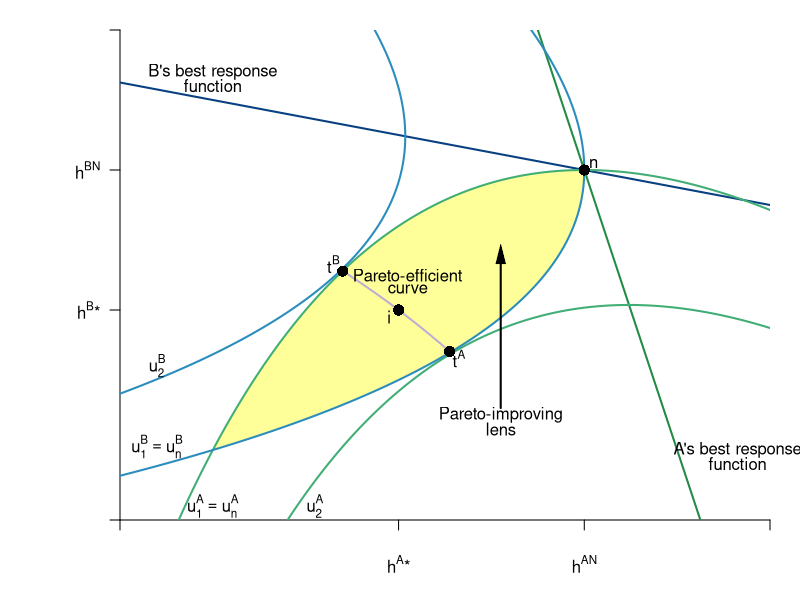

Here is the R script that generated this plot:
library(shape)
library(plotrix)
pdf(file = "coordination_failures/coord_brfs_cournot_zoom_ed/coord_brfs_cournot_zoom_ed.pdf", width = 9, height = 7)

#Set parameters for graphics
axislabelsize <- 1.5
graphlinewidth <- 2
segmentlinewidth <- 1.5

COL <- c("#7fc97f", "#beaed4", "#fdc086", "#ffff99", "#386cb0", "#f0027f", "#bf5b17", "#666666")
COLA <- c("#99d8c9","#66c2a4","#41ae76", "#238b45", "#005824")
COLB <- c("#4eb3d3", "#2b8cbe", "#0868ac","#084081")

par(mar =  c(4, 6, 1.5, 1.5))

uA <- function(ea, eb, alpha = 30, beta = 1/2) {
  (alpha - beta*(ea+eb))*ea - 0.5*(ea)^2
}

uB <- function(ea, eb, alpha = 30, beta = 1/2) {
  (alpha - beta*(ea+eb))*eb - 0.5*(eb)^2
}

brfB <- function(ea, alpha = 30, beta = 1/2) {
  (alpha - beta*ea)/(1 + 2*beta)
}

brfA <- function(ea, alpha = 30, beta = 1/2) {
  (alpha - ea*(1 + 2*beta))/(beta)
}

brfPE <- function(ea, alpha = 30, beta = 1/8) {
  alpha*(1 - beta*ea)
}

hANE <- function(alpha, beta = 1/2){
  alpha/(1 + 3*beta)
}

hApEff <- function(alpha, beta = 1/2){
  alpha/(2 + 4*beta)
}

hApEff2 <- function(alpha, beta = 1/2){
  alpha/(1 + 4*beta)
}

intercept1 <- function(alpha, beta = 1/2){
  alpha/(1 + 2*beta)
}

PEC <- function(ea, alpha = 30, beta = 1/2){
  a = beta*(1+2*beta);
  b = -alpha*(1+3*beta)+(1+2*beta)^2*ea;
  c = alpha^2 - alpha*(1+3*beta)*ea+ beta*(1+2*beta)*ea^2
  delta = b^2-4*a*c
  return((-b-sqrt(delta))/(2*a))
}


indiffA <- function(ea, alpha = 30, beta = 1/2, uA = 144) {
  (alpha*ea - beta*(ea)^2 - 0.5*(ea)^2 - uA)/(beta*ea)
}

indiffBroot1 <- function(ea, alpha = 30, beta = 30, uB = 144){
  (-sqrt(alpha^2 - 2*alpha*beta*ea + beta^2*ea^2 - 4*beta*uB - 2*uB) + alpha - beta*ea)/(2*beta + 1)
}

indiffBroot2 <- function(ea, alpha = 30, beta = 30, uB = 144){
  (sqrt(alpha^2 - 2*alpha*beta*ea + beta^2*ea^2 - 4*beta*uB - 2*uB) + alpha - beta*ea)/(2*beta + 1)
}


indiffB <- function(eb, alpha = 30, beta = 1/2, uB = 144) {
  (alpha*eb - uB - 0.5*eb^2)/(alpha*beta*eb)
}

indiffB2 <- function(ea, alpha = 30, beta = 1/2, uB = 144) {
  sqrt(alpha^2*(beta*ea - 1)^2 - 2*uB) - alpha*beta*ea + alpha
}

indiffB3 <- function(ea, alpha = 30, beta = 1/2, uB = 144) {
  -sqrt(alpha^2*(beta*ea - 1)^2 - 2*uB) - alpha*beta*ea + alpha
}


xlims <- c(7, 14)
ylims <- c(7, 14)

npts <- 501 
x <- seq(xlims[1], xlims[2], length.out = npts)
y <- seq(ylims[1], ylims[2], length.out = npts) 
a <- c(uA(hANE(alpha = 30, beta = 1/2), hANE(alpha = 30, beta = 1/2)), 
       #uA(hApEff2(alpha = 30, beta = 1/2), hApEff2(alpha = 30, beta = 1/2)),
       155.8)
b <- c(uA(hANE(alpha = 30, beta = 1/2),hANE(alpha = 30, beta = 1/2)), 
       #uB(hApEff2(alpha = 30, beta = 1/2), hApEff2(alpha = 30, beta = 1/2)), 
       155.8)


plot(0, 0, xlim = xlims, ylim = ylims, type = "n",
     xlab = expression(paste("")),
     ylab = expression(paste("")), 
     xaxt = "n", 
     yaxt = "n", 
     cex.lab = axislabelsize, 
     bty = "n",
     xaxs="i", 
     yaxs="i")

ticksy <- c(ylims[1], hApEff2(alpha = 30), hANE(alpha = 30), intercept1(alpha = 30), ylims[2])
ylabels <- c(NA, expression(paste(h^B,"*")), expression(paste(h^{BN})), expression(paste(frac(alpha, 1 + 2*beta))), NA)
ticksx <- c(xlims[1], hApEff2(alpha = 30), hANE(alpha = 30), intercept1(alpha = 30), xlims[2])
xlabels <- c(NA, expression(paste(h^A,"*")), expression(paste(h^{AN})), expression(paste(frac(alpha, 1 + 2*beta))), NA)

axis(1, at = ticksx,  pos = xlims[1], labels = FALSE)
text(x = c(0, hApEff2(alpha = 30), hANE(alpha = 30), intercept1(alpha = 30), xlims[2]), par("usr")[3] - 0.4, labels = xlabels, srt = 0, pos = 1, xpd = TRUE)

axis(2, at = ticksy, pos = ylims[1], labels = ylabels, las = 1)

axis.break(axis=1,breakpos=NULL,pos=NA,bgcol="white",breakcol="black",
           style="slash",brw=0.01)
axis.break(axis=2,breakpos=NULL,pos=NA,bgcol="white",breakcol="black",
           style="slash",brw=0.01)

npts <- 500 
xx1 <- seq(xlims[1], xlims[2], length.out = npts)
xx2 <- seq(9.4, 10.55, length.out = npts)

#I need something like xx1 with npts for 
xpoly1 <- seq(from = 8, to = 12, length.out = 500)
ypoly1 <- indiffA(xpoly1, uA = 144, alpha = 30, beta = 1/2)
ypoly2 <- indiffBroot1(xpoly1, uB = 144, alpha = 30, beta = 1/2)
polygon(x = c(xpoly1, rev(xpoly1)), y = c(ypoly1, rev(ypoly2)), col=COL[4], density=NULL, border = NA)



lines(xx1, brfA(xx1, alpha = 30, beta = 1/2), col = COLA[4], lwd = graphlinewidth)
lines(xx1, brfB(xx1, alpha = 30, beta = 1/2), col = COLB[4], lwd = graphlinewidth)
lines(xx2, PEC(xx2, alpha = 30, beta = 1/2), col = COL[2], lwd = graphlinewidth)

contour(y, x,
        outer(x, y, uA),
        drawlabels = FALSE,
        col = COLA[3],
        lwd = graphlinewidth,
        levels = a,
        xaxs="i",
        yaxs="i",
        add = TRUE)

text(0.5*xlims[2], -1.9, expression(paste("A's hours, ", h^A)), xpd = TRUE, cex = axislabelsize)
text(-1.7, 9, expression(paste("B's hours, ", h^B)), xpd = TRUE, cex = axislabelsize, srt = 90) 

contour(x, y,
        outer(x, y, uB),
        drawlabels = FALSE,
        col = COLB[2],
        lwd = graphlinewidth,
        levels = b,
        add = TRUE
)

text(10.1, 10.5, expression("Pareto-efficient"))
text(10.1,  10.3, expression("curve"))

text(11.1, 8.5, expression("Pareto-improving"))
text(11.1,  8.3, expression("lens"))
Arrows(11.1, 8.6, 11.1, 10.8, col = "black", lty = 1, lwd = 2, arr.type = "triangle", arr.lwd = 0.5)


#Label the iso-welfare functions for the HG, Aisha
text(8, 7.2, expression(u[1]^A == u[n]^A))
text(9.1, 7.2, expression(u[2]^A))

#Label the indifference curves for the HG, Betty
text(7.4, 8.05, expression(u[1]^B == u[n]^B))
text(7.4, 9.205, expression(u[2]^B))


#Label Nash Equilibrium 
points(hANE(alpha = 30), hANE(alpha = 30), pch = 16, col = "black", cex = 1.5)
#text(11.3, 10.1, expression(paste("Nash Equilibrium")))
text(hANE(alpha = 30) + 0.1, hANE(alpha = 30) + 0.1, expression(paste(n)))
# 

#Annotate Pareto Efficient Curve and relevant points
points(10.55, PEC(10.55), pch = 16, col = "black", cex = 1.5)
text(10.55 + 0.1, PEC(10.55) - 0.1, expression(paste(t^A)))

points(9.4, PEC(9.4), pch = 16, col = "black", cex = 1.5)
text(9.4 - 0.1, PEC(9.4) + 0.1, expression(paste(t^B)))

points(hApEff2(alpha = 30), hApEff2(alpha = 30), pch = 16, col = "black", cex = 1.5)
text(hApEff2(alpha = 30)- 0.1, hApEff2(alpha = 30) - 0.1, expression(paste(i)))



#B's brf
text(8, 13.4, expression(paste("B's best response")))
text(8, 13.2, expression(paste("function")))

#A's brf
text(13.65, 8, expression(paste("A's best response")), xpd = TRUE)
text(13.65, 7.8, expression(paste("function")), xpd = TRUE)

dev.off()
